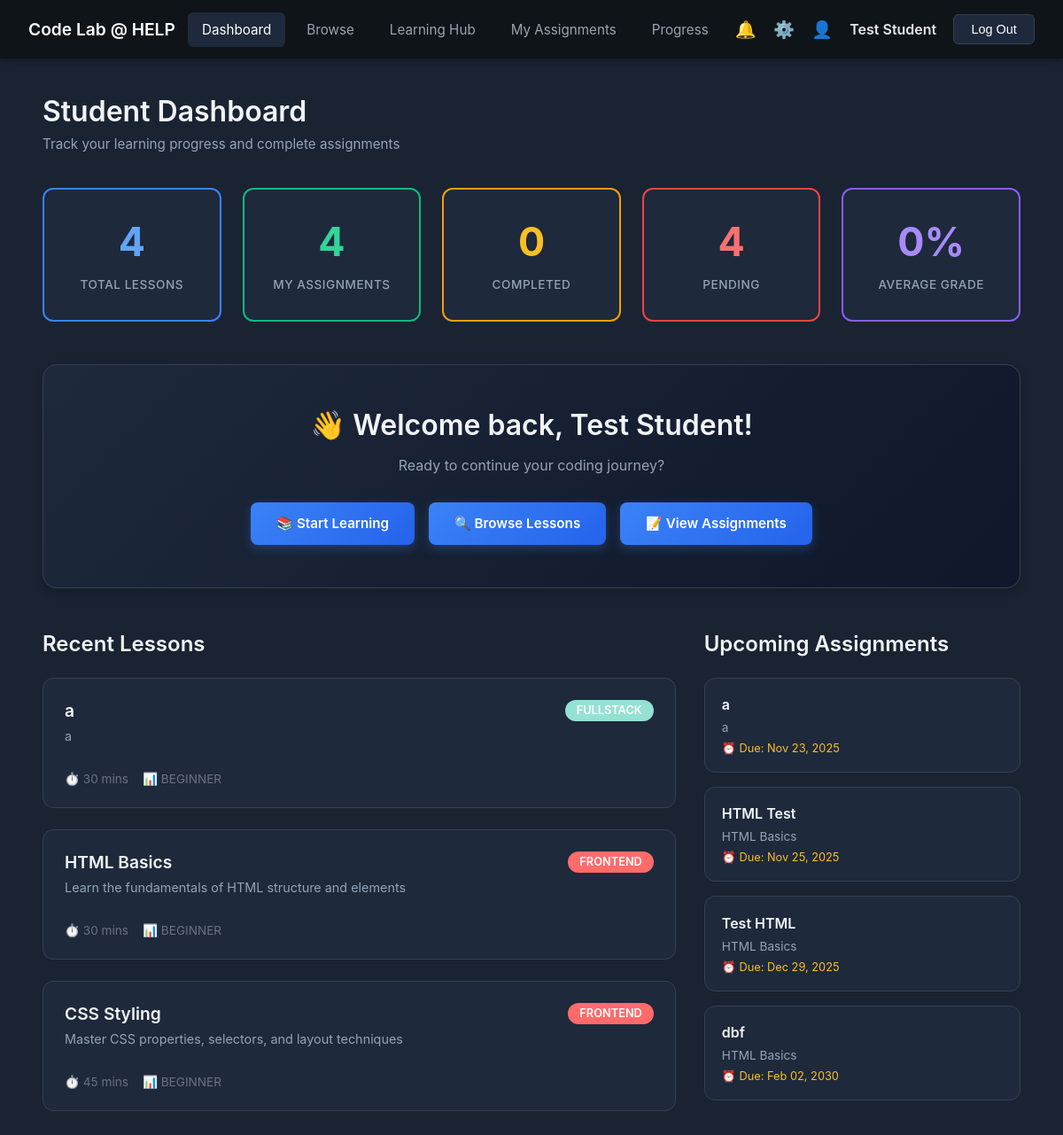
The page /PHP/studentDashboard.php (signed in) on the database its author committed.
### tables this page shows
CREATE TABLE `lessons` (
  `id` int(10) UNSIGNED NOT NULL,
  `title` varchar(200) NOT NULL,
  `description` text DEFAULT NULL,
  `category` enum('frontend','backend','fullstack') NOT NULL,
  `difficulty` enum('beginner','intermediate','advanced') DEFAULT 'beginner',
  `content_type` enum('video','text','interactive') DEFAULT 'text',
  `duration_minutes` int(11) DEFAULT 0,
  `order_index` int(11) DEFAULT 0,
  `is_published` tinyint(1) DEFAULT 1,
  `created_by` int(10) UNSIGNED DEFAULT NULL,
  `created_at` timestamp NOT NULL DEFAULT current_timestamp(),
  `updated_at` timestamp NOT NULL DEFAULT current_timestamp() ON UPDATE current_timestamp()
);

CREATE TABLE `assignments` (
  `id` int(10) UNSIGNED NOT NULL,
  `exercise_id` int(10) UNSIGNED NOT NULL,
  `instructor_id` int(10) UNSIGNED NOT NULL,
  `student_id` int(10) UNSIGNED DEFAULT NULL,
  `title` varchar(200) NOT NULL,
  `description` text DEFAULT NULL,
  `due_date` datetime DEFAULT NULL,
  `status` enum('pending','submitted','graded') DEFAULT 'pending',
  `grade` int(11) DEFAULT NULL,
  `feedback` text DEFAULT NULL,
  `submitted_at` datetime DEFAULT NULL,
  `graded_at` datetime DEFAULT NULL,
  `updated_at` timestamp NOT NULL DEFAULT current_timestamp() ON UPDATE current_timestamp(),
  `created_at` timestamp NOT NULL DEFAULT current_timestamp()
);

CREATE TABLE `exercises` (
  `id` int(10) UNSIGNED NOT NULL,
  `lesson_id` int(10) UNSIGNED NOT NULL,
  `title` varchar(200) NOT NULL,
  `description` text DEFAULT NULL,
  `instructions` text NOT NULL,
  `starter_code` text DEFAULT NULL,
  `solution_code` text DEFAULT NULL,
  `test_cases` longtext DEFAULT NULL CHECK (json_valid(`test_cases`)),
  `hints` longtext DEFAULT NULL CHECK (json_valid(`hints`)),
  `points` int(11) DEFAULT 10,
  `difficulty` enum('easy','medium','hard') DEFAULT 'easy',
  `order_index` int(11) DEFAULT 0,
  `created_at` timestamp NOT NULL DEFAULT current_timestamp()
);

### PHP/studentDashboard.php (the view, shortened to what this page needs)
<?php
include 'db_connect.php';
$student_name = $_SESSION['full_name'];
$student_id = $_SESSION['user_id'];
$stats = [];
$result = $conn->query("SELECT COUNT(*) as count FROM lessons");
$stats['total_lessons'] = $result->fetch_assoc()['count'];
$result = $conn->prepare("SELECT COUNT(*) as count FROM assignments WHERE student_id = ?");
$result->bind_param("i", $student_id);
$result->execute();
$stats['my_assignments'] = $result->get_result()->fetch_assoc()['count'];
$result = $conn->prepare("SELECT COUNT(*) as count FROM assignments WHERE student_id = ? AND status = 'graded'");
$result->bind_param("i", $student_id);
$result->execute();
$stats['completed'] = $result->get_result()->fetch_assoc()['count'];
$result = $conn->prepare("SELECT COUNT(*) as count FROM assignments WHERE student_id = ? AND status = 'pending'");
$result->bind_param("i", $student_id);
$result->execute();
$stats['pending'] = $result->get_result()->fetch_assoc()['count'];
$result = $conn->prepare("SELECT AVG(grade) as avg_grade FROM assignments WHERE student_id = ? AND grade IS NOT NULL");
$result->bind_param("i", $student_id);
$result->execute();
$avg_result = $result->get_result()->fetch_assoc();
$stats['avg_grade'] = $avg_result['avg_grade'] ? round($avg_result['avg_grade']) : 0;
$lessons_query = "SELECT * FROM lessons ORDER BY created_at DESC LIMIT 3";
$recent_lessons = $conn->query($lessons_query);
$assignments_query = $conn->prepare("
    SELECT a.*, e.title as exercise_title, l.title as lesson_title, l.category
    FROM assignments a
    INNER JOIN exercises e ON e.id = a.exercise_id
    INNER JOIN lessons l ON l.id = e.lesson_id
    WHERE a.student_id = ? AND a.status = 'pending'
    ORDER BY a.due_date ASC
    LIMIT 5
");
$assignments_query->bind_param("i", $student_id);
$assignments_query->execute();
$upcoming_assignments = $assignments_query->get_result();
?>
<!DOCTYPE html>
<html lang="en">
<head>
</head>
<body>
  <nav class="navbar">
    <div class="logo">
      <a href="studentDashboard.php">Code Lab @ HELP</a>
    </div>
    <ul class="nav-links">
      <li><a href="studentDashboard.php" class="active">Dashboard</a></li>
      <li><a href="student_browse.php">Browse</a></li>
      <li><a href="learning_hub.php">Learning Hub</a></li>
      <li><a href="student_assignments.php">My Assignments</a></li>
      <li><a href="student_progress.php">Progress</a></li>
    </ul>
    <div class="nav-icons">
      <span class="icon">🔔</span>
      <span class="icon">⚙️</span>
      <span class="icon">👤</span>
      <span class="username"><?php echo htmlspecialchars($student_name); ?></span>
      <button class="logout-btn" onclick="confirmLogout()">Log Out</button>
    </div>
  </nav>
  <main class="dashboard-container">
    <h2>Student Dashboard</h2>
    <p class="subtitle">Track your learning progress and complete assignments</p>
    <div class="stats">
      <div class="stat-box">
        <?php echo $stats['total_lessons']; ?>
        <span>Total Lessons</span>
      </div>
      <div class="stat-box">
        <?php echo $stats['my_assignments']; ?>
        <span>My Assignments</span>
      </div>
      <div class="stat-box">
        <?php echo $stats['completed']; ?>
        <span>Completed</span>
      </div>
      <div class="stat-box">
        <?php echo $stats['pending']; ?>
        <span>Pending</span>
      </div>
      <div class="stat-box">
        <?php echo $stats['avg_grade']; ?>%
        <span>Average Grade</span>
      </div>
    </div>
    <div class="welcome-section">
      <h3>👋 Welcome back, <?php echo htmlspecialchars($student_name); ?>!</h3>
      <p>Ready to continue your coding journey?</p>
      <div class="quick-actions">
        <a href="learning_hub.php" class="quick-action-btn">📚 Start Learning</a>
        <a href="student_browse.php" class="quick-action-btn">🔍 Browse Lessons</a>
        <a href="student_assignments.php" class="quick-action-btn">📝 View Assignments</a>
      </div>
    </div>
    <div class="content-grid">
      <div>
        <h3 class="section-title">Recent Lessons</h3>
        <div class="lessons-grid">
          <?php if ($recent_lessons->num_rows > 0): ?>
            <?php while ($lesson = $recent_lessons->fetch_assoc()): ?>
              <div class="lesson-card" onclick="window.location.href='student_lesson_view.php?id=<?php echo $lesson['id']; ?>'">
                <div class="lesson-header">
                  <div>
                    <div class="lesson-title"><?php echo htmlspecialchars($lesson['title']); ?></div>
                    <div class="lesson-description"><?php echo htmlspecialchars($lesson['description'] ?? 'No description'); ?></div>
                  </div>
                  <span class="badge badge-<?php echo $lesson['category']; ?>">
                    <?php echo strtoupper($lesson['category']); ?>
                  </span>
                </div>
                <div class="lesson-meta">
                  <span>⏱️ <?php echo $lesson['duration_minutes']; ?> mins</span>
                  <span>📊 <?php echo strtoupper($lesson['difficulty']); ?></span>
                </div>
              </div>
            <?php endwhile; ?>
          <?php else: ?>
            <div class="empty-state">No lessons available yet.</div>
          <?php endif; ?>
        </div>
      </div>
      <div>
        <h3 class="section-title">Upcoming Assignments</h3>
        <div class="assignments-list">
          <?php if ($upcoming_assignments->num_rows > 0): ?>
            <?php while ($assignment = $upcoming_assignments->fetch_assoc()): ?>
              <div class="assignment-card">
                <div class="assignment-title"><?php echo htmlspecialchars($assignment['exercise_title']); ?></div>
                <div class="assignment-lesson"><?php echo htmlspecialchars($assignment['lesson_title']); ?></div>
                <div class="due-date">
                  ⏰ Due: <?php echo date('M d, Y', strtotime($assignment['due_date'])); ?>
                </div>
              </div>
            <?php endwhile; ?>
          <?php else: ?>
            <div class="empty-state">No pending assignments</div>
          <?php endif; ?>
        </div>
      </div>
    </div>
  </main>
</body>
</html>

### PHP/studentDashboard.php (style rules this page uses)
* { margin: 0; padding: 0; box-sizing: border-box; }
body { margin: 0; font-family: -apple-system, BlinkMacSystemFont, 'Segoe UI', Roboto, 'Helvetica Neue', Arial, sans-serif; background-color: #1a2332; color: #e4e7eb; }
.navbar { background-color: #0f1419; padding: 1rem 2rem; display: flex; justify-content: space-between; align-items: center; box-shadow: 0 2px 8px rgba(0,0,0,0.3); }
.logo { color: white; font-weight: 600; font-size: 1.2rem; }
.logo a { color: white; text-decoration: none; }
.nav-links { list-style: none; display: flex; gap: 0.5rem; margin: 0; padding: 0; }
.nav-links li a { color: #9ca3af; text-decoration: none; padding: 0.6rem 1rem; border-radius: 6px; transition: all 0.3s; font-size: 0.95rem; }
.nav-links li a:hover, .nav-links li a.active { background-color: #1e293b; color: white; }
.nav-icons { display: flex; align-items: center; gap: 1.2rem; }
.icon { font-size: 1.2rem; color: #9ca3af; cursor: pointer; transition: color 0.3s; }
.username { font-weight: 600; color: #e4e7eb; }
.logout-btn { background-color: #1e293b; color: white; border: 1px solid #334155; padding: 0.5rem 1.2rem; cursor: pointer; border-radius: 6px; font-size: 0.9rem; transition: all 0.3s; }
.dashboard-container { padding: 2.5rem 3rem; max-width: 1400px; margin: 0 auto; }
h2 { font-size: 2rem; margin-bottom: 0.5rem; color: #f1f5f9; font-weight: 600; }
.subtitle { color: #94a3b8; margin-bottom: 2.5rem; font-size: 0.95rem; }
.stats { display: grid; grid-template-columns: repeat(5, 1fr); gap: 1.5rem; margin-bottom: 3rem; }
.stat-box { background-color: #1e293b; border: 2px solid transparent; border-radius: 12px; padding: 2rem 1.5rem; text-align: center; font-size: 2.8rem; font-weight: 700; transition: all 0.3s; }
.stat-box:nth-child(1) { border-color: #3b82f6; color: #60a5fa; }
.stat-box:nth-child(2) { border-color: #10b981; color: #34d399; }
.stat-box:nth-child(3) { border-color: #f59e0b; color: #fbbf24; }
.stat-box:nth-child(4) { border-color: #ef4444; color: #f87171; }
.stat-box:nth-child(5) { border-color: #8b5cf6; color: #a78bfa; }
.stat-box span { display: block; font-size: 0.85rem; color: #94a3b8; margin-top: 0.8rem; font-weight: 500; text-transform: uppercase; letter-spacing: 0.5px; }
.welcome-section { background: linear-gradient(135deg, #1e293b 0%, #0f172a 100%); border-radius: 16px; padding: 3rem; text-align: center; margin-bottom: 3rem; border: 1px solid #334155; box-shadow: 0 4px 12px rgba(0,0,0,0.2); }
.welcome-section h3 { font-size: 2rem; margin-bottom: 1rem; color: #f1f5f9; font-weight: 600; }
.welcome-section p { font-size: 1rem; color: #94a3b8; margin-bottom: 2rem; }
.quick-actions { display: flex; gap: 1rem; justify-content: center; flex-wrap: wrap; }
.quick-action-btn { background: linear-gradient(135deg, #3b82f6 0%, #2563eb 100%); color: white; padding: 0.9rem 1.8rem; border-radius: 8px; text-decoration: none; font-weight: 600; transition: all 0.3s; display: inline-flex; align-items: center; gap: 0.5rem; font-size: 0.95rem; box-shadow: 0 4px 12px rgba(59, 130, 246, 0.3); }
.content-grid { display: grid; grid-template-columns: 2fr 1fr; gap: 2rem; margin-bottom: 3rem; }
.section-title { font-size: 1.5rem; color: #f1f5f9; margin-bottom: 1.5rem; font-weight: 600; }
.lessons-grid { display: grid; gap: 1.5rem; }
.lesson-card { background-color: #1e293b; border-radius: 12px; padding: 1.5rem; border: 1px solid #334155; transition: all 0.3s; cursor: pointer; }
.lesson-header { display: flex; justify-content: space-between; align-items: start; margin-bottom: 1rem; }
.lesson-title { font-size: 1.2rem; font-weight: 600; color: #f1f5f9; margin-bottom: 0.5rem; }
.lesson-description { font-size: 0.9rem; color: #94a3b8; margin-bottom: 1rem; }
.lesson-meta { display: flex; gap: 1rem; font-size: 0.85rem; color: #6b7280; }
.badge { padding: 0.3rem 0.8rem; border-radius: 12px; font-size: 0.8rem; font-weight: 600; }
.badge-frontend { background-color: #ff6b6b; color: white; }
.badge-fullstack { background-color: #95e1d3; color: white; }
.assignments-list { display: flex; flex-direction: column; gap: 1rem; }
.assignment-card { background-color: #1e293b; border-radius: 12px; padding: 1.2rem; border: 1px solid #334155; transition: all 0.3s; }
.assignment-title { font-weight: 600; color: #f1f5f9; margin-bottom: 0.5rem; }
.assignment-lesson { font-size: 0.85rem; color: #94a3b8; margin-bottom: 0.5rem; }
.due-date { font-size: 0.8rem; color: #fbbf24; display: flex; align-items: center; gap: 0.3rem; }

### rows shown on the page
lessons: title "a", description "a", category "FULLSTACK", duration_minutes "30", difficulty "BEGINNER"
lessons: title "HTML Basics", description "Learn the fundamentals of HTML structure and elements", category "FRONTEND", duration_minutes "30", difficulty "BEGINNER"
lessons: title "CSS Styling", description "Master CSS properties, selectors, and layout techniques", category "FRONTEND", duration_minutes "45", difficulty "BEGINNER"
assignments: exercise.title "a", lessons.title "a", due_date "Nov 23, 2025"
assignments: exercise.title "HTML Test", lessons.title "HTML Basics", due_date "Nov 25, 2025"
assignments: exercise.title "Test HTML", lessons.title "HTML Basics", due_date "Dec 29, 2025"
assignments: exercise.title "dbf", lessons.title "HTML Basics", due_date "Feb 02, 2030"

### other values the page prints
$student_name "Test Student"
$stats['total_lessons'] "4"
$stats['my_assignments'] "4"
$stats['completed'] "0"
$stats['pending'] "4"
$stats['avg_grade'] "0"
